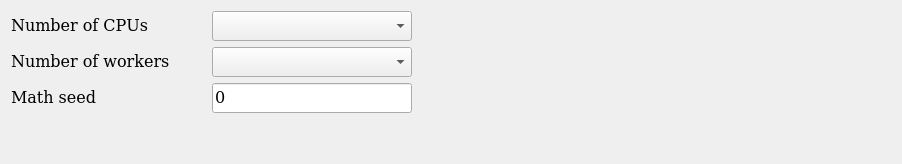
                      <widget class="QWidget" name="tab_2">
                       <attribute name="title">
                        <string>Advanced options</string>
                       </attribute>
                       <layout class="QGridLayout" name="gridLayout_5">
                        <item row="2" column="0">
                         <widget class="QLabel" name="label_2">
                          <property name="font">
                           <font>
                            <family>DejaVu Math TeX Gyre</family>
                            <pointsize>12</pointsize>
                           </font>
                          </property>
                          <property name="toolTip">
                           <string/>
                          </property>
                          <property name="text">
                           <string>Math seed</string>
                          </property>
                         </widget>
                        </item>
                        <item row="0" column="1">
                         <widget class="QPushButton" name="SYSTEM__NUM_CPUS__INFO">
                          <property name="minimumSize">
                           <size>
                            <width>30</width>
                            <height>30</height>
                           </size>
                          </property>
                          <property name="maximumSize">
                           <size>
                            <width>30</width>
                            <height>30</height>
                           </size>
                          </property>
                          <property name="font">
                           <font>
                            <family>DejaVu Math TeX Gyre</family>
                            <pointsize>12</pointsize>
                           </font>
                          </property>
                          <property name="toolTip">
                           <string>&lt;html&gt;&lt;head/&gt;&lt;body&gt;&lt;p&gt;&lt;span style=&quot; font-size:12pt;&quot;&gt;Maximum number of CPUs to use. Set it to &amp;quot;-1&amp;quot; to not set a limit.&lt;/span&gt;&lt;/p&gt;&lt;/body&gt;&lt;/html&gt;</string>
                          </property>
                          <property name="styleSheet">
                           <string notr="true">QPushButton {
  border: none;
}</string>
                          </property>
                          <property name="text">
                           <string/>
                          </property>
                         </widget>
                        </item>
                        <item row="2" column="1">
                         <widget class="QPushButton" name="SYSTEM__SEED__INFO">
                          <property name="minimumSize">
                           <size>
                            <width>30</width>
                            <height>30</height>
                           </size>
                          </property>
                          <property name="maximumSize">
                           <size>
                            <width>30</width>
                            <height>30</height>
                           </size>
                          </property>
                          <property name="toolTip">
                           <string>&lt;html&gt;&lt;head/&gt;&lt;body&gt;&lt;p&gt;&lt;span style=&quot; font-size:12pt;&quot;&gt;Math seed to generate random numbers. Used to ensure reproducibility in the results. &lt;/span&gt;&lt;span style=&quot; font-size:12pt; font-weight:600;&quot;&gt;Must be an integer&lt;/span&gt;&lt;/p&gt;&lt;/body&gt;&lt;/html&gt;</string>
                          </property>
                          <property name="styleSheet">
                           <string notr="true">QPushButton {
  border: none;
}</string>
                          </property>
                          <property name="text">
                           <string/>
                          </property>
                         </widget>
                        </item>
                        <item row="2" column="2">
                         <widget class="QLineEdit" name="SYSTEM__SEED__INPUT">
                          <property name="minimumSize">
                           <size>
                            <width>200</width>
                            <height>30</height>
                           </size>
                          </property>
                          <property name="maximumSize">
                           <size>
                            <width>200</width>
                            <height>30</height>
                           </size>
                          </property>
                          <property name="font">
                           <font>
                            <family>DejaVu Math TeX Gyre</family>
                            <pointsize>12</pointsize>
                           </font>
                          </property>
                          <property name="text">
                           <string>0</string>
                          </property>
                         </widget>
                        </item>
                        <item row="1" column="3">
                         <spacer name="horizontalSpacer_2">
                          <property name="font">
                           <font>
                            <family>DejaVu Math TeX Gyre</family>
                            <pointsize>12</pointsize>
                           </font>
                          </property>
                          <property name="orientation">
                           <enum>Qt::Orientation::Horizontal</enum>
                          </property>
                          <property name="sizeHint" stdset="0">
                           <size>
                            <width>479</width>
                            <height>20</height>
                           </size>
                          </property>
                         </spacer>
                        </item>
                        <item row="0" column="2">
                         <widget class="QComboBox" name="SYSTEM__NUM_CPUS__INPUT">
                          <property name="minimumSize">
                           <size>
                            <width>200</width>
                            <height>30</height>
                           </size>
                          </property>
                          <property name="maximumSize">
                           <size>
                            <width>200</width>
                            <height>30</height>
                           </size>
                          </property>
                          <property name="font">
                           <font>
                            <family>DejaVu Math TeX Gyre</family>
                            <pointsize>12</pointsize>
                           </font>
                          </property>
                         </widget>
                        </item>
                        <item row="0" column="0">
                         <widget class="QLabel" name="SYSTEM__NUM_CPUS__LABEL">
                          <property name="font">
                           <font>
                            <family>DejaVu Math TeX Gyre</family>
                            <pointsize>12</pointsize>
                           </font>
                          </property>
                          <property name="text">
                           <string>Number of CPUs</string>
                          </property>
                         </widget>
                        </item>
                        <item row="1" column="2">
                         <widget class="QComboBox" name="SYSTEM__NUM_WORKERS__INPUT">
                          <property name="minimumSize">
                           <size>
                            <width>200</width>
                            <height>30</height>
                           </size>
                          </property>
                          <property name="maximumSize">
                           <size>
                            <width>200</width>
                            <height>30</height>
                           </size>
                          </property>
                          <property name="font">
                           <font>
                            <family>DejaVu Math TeX Gyre</family>
                            <pointsize>12</pointsize>
                           </font>
                          </property>
                         </widget>
                        </item>
                        <item row="1" column="1">
                         <widget class="QPushButton" name="SYSTEM__NUM_WORKERS__INFO">
                          <property name="minimumSize">
                           <size>
                            <width>30</width>
                            <height>30</height>
                           </size>
                          </property>
                          <property name="maximumSize">
                           <size>
                            <width>30</width>
                            <height>30</height>
                           </size>
                          </property>
                          <property name="toolTip">
                           <string>&lt;html&gt;&lt;head/&gt;&lt;body&gt;&lt;p&gt;&lt;span style=&quot; font-size:12pt;&quot;&gt;Maximum number of workers to use. You can disable this option by setting 0&lt;/span&gt;&lt;/p&gt;&lt;/body&gt;&lt;/html&gt;</string>
                          </property>
                          <property name="styleSheet">
                           <string notr="true">QPushButton {
  border: none;
}</string>
                          </property>
                          <property name="text">
                           <string/>
                          </property>
                         </widget>
                        </item>
                        <item row="1" column="0">
                         <widget class="QLabel" name="label_8">
                          <property name="maximumSize">
                           <size>
                            <width>200</width>
                            <height>35</height>
                           </size>
                          </property>
                          <property name="font">
                           <font>
                            <family>DejaVu Math TeX Gyre</family>
                            <pointsize>12</pointsize>
                           </font>
                          </property>
                          <property name="toolTip">
                           <string/>
                          </property>
                          <property name="text">
                           <string>Number of workers</string>
                          </property>
                         </widget>
                        </item>
                        <item row="3" column="0">
                         <spacer name="verticalSpacer_63">
                          <property name="orientation">
                           <enum>Qt::Orientation::Vertical</enum>
                          </property>
                          <property name="sizeHint" stdset="0">
                           <size>
                            <width>20</width>
                            <height>40</height>
                           </size>
                          </property>
                         </spacer>
                        </item>
                       </layout>
                      </widget>
